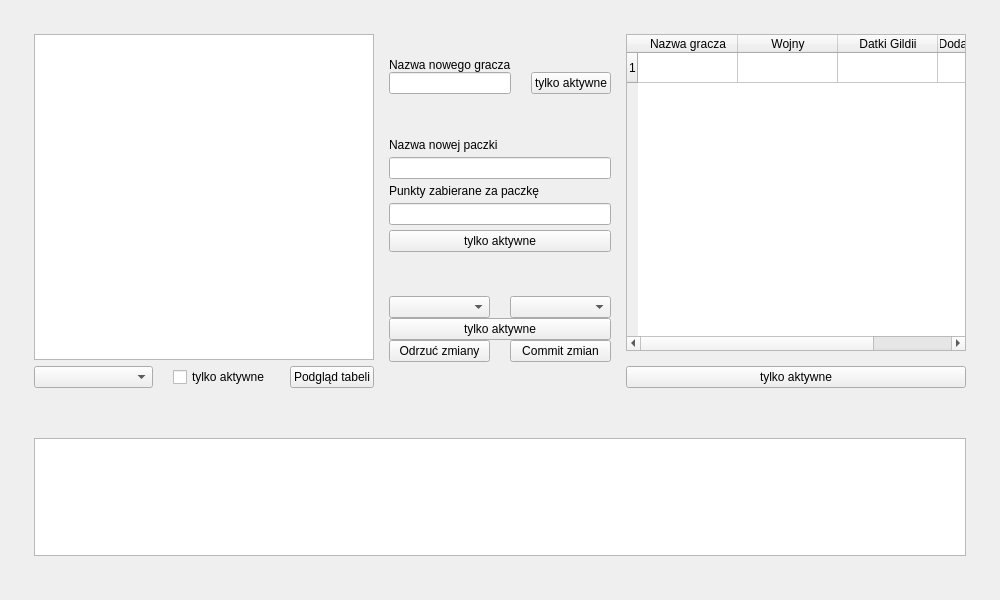
<?xml version="1.0" encoding="UTF-8"?>
<ui version="4.0">
 <class>MainWindow</class>
 <widget class="QMainWindow" name="MainWindow">
  <property name="geometry">
   <rect>
    <x>0</x>
    <y>0</y>
    <width>1000</width>
    <height>600</height>
   </rect>
  </property>
  <property name="windowTitle">
   <string>MainWindow</string>
  </property>
  <widget class="QWidget" name="centralWidget">
   <layout class="QVBoxLayout" name="verticalLayout_2">
    <item>
     <layout class="QVBoxLayout" name="vert_console_grids" stretch="3,1">
      <property name="spacing">
       <number>50</number>
      </property>
      <property name="leftMargin">
       <number>25</number>
      </property>
      <property name="topMargin">
       <number>25</number>
      </property>
      <property name="rightMargin">
       <number>25</number>
      </property>
      <property name="bottomMargin">
       <number>35</number>
      </property>
      <item>
       <layout class="QHBoxLayout" name="hor_grids_layout" stretch="2,1,2">
        <property name="spacing">
         <number>15</number>
        </property>
        <item>
         <layout class="QGridLayout" name="grid_tab_preview" columnstretch="0,0,0,0,0,0">
          <property name="horizontalSpacing">
           <number>20</number>
          </property>
          <property name="verticalSpacing">
           <number>6</number>
          </property>
          <item row="1" column="4" colspan="2">
           <widget class="QPushButton" name="pb_preview">
            <property name="sizePolicy">
             <sizepolicy hsizetype="Preferred" vsizetype="Fixed">
              <horstretch>0</horstretch>
              <verstretch>0</verstretch>
             </sizepolicy>
            </property>
            <property name="text">
             <string>Podgląd tabeli</string>
            </property>
           </widget>
          </item>
          <item row="0" column="0" colspan="6">
           <widget class="QTableWidget" name="tw_preview">
            <property name="sizePolicy">
             <sizepolicy hsizetype="Preferred" vsizetype="Minimum">
              <horstretch>111</horstretch>
              <verstretch>0</verstretch>
             </sizepolicy>
            </property>
            <property name="sortingEnabled">
             <bool>true</bool>
            </property>
           </widget>
          </item>
          <item row="1" column="0" colspan="3">
           <widget class="QComboBox" name="combo_preview">
            <property name="sizePolicy">
             <sizepolicy hsizetype="Preferred" vsizetype="Fixed">
              <horstretch>0</horstretch>
              <verstretch>0</verstretch>
             </sizepolicy>
            </property>
           </widget>
          </item>
          <item row="1" column="3">
           <widget class="QCheckBox" name="chk_active_only">
            <property name="text">
             <string>tylko aktywne</string>
            </property>
           </widget>
          </item>
         </layout>
        </item>
        <item>
         <layout class="QVBoxLayout" name="vl_add_buttons" stretch="2,1,2">
          <property name="spacing">
           <number>20</number>
          </property>
          <item>
           <layout class="QGridLayout" name="gl_player_add">
            <property name="verticalSpacing">
             <number>0</number>
            </property>
            <item row="1" column="1">
             <widget class="QPushButton" name="pb_player_add">
              <property name="text">
               <string>tylko aktywne</string>
              </property>
             </widget>
            </item>
            <item row="1" column="0">
             <widget class="QLineEdit" name="le_player_add">
              <property name="sizePolicy">
               <sizepolicy hsizetype="Preferred" vsizetype="Fixed">
                <horstretch>0</horstretch>
                <verstretch>0</verstretch>
               </sizepolicy>
              </property>
             </widget>
            </item>
            <item row="0" column="0">
             <widget class="QLabel" name="label_3">
              <property name="sizePolicy">
               <sizepolicy hsizetype="Preferred" vsizetype="Maximum">
                <horstretch>0</horstretch>
                <verstretch>0</verstretch>
               </sizepolicy>
              </property>
              <property name="text">
               <string>Nazwa nowego gracza</string>
              </property>
             </widget>
            </item>
           </layout>
          </item>
          <item>
           <layout class="QGridLayout" name="gl_paczki">
            <property name="horizontalSpacing">
             <number>0</number>
            </property>
            <property name="verticalSpacing">
             <number>5</number>
            </property>
            <item row="1" column="0">
             <widget class="QLineEdit" name="le_pack_name"/>
            </item>
            <item row="4" column="0">
             <widget class="QPushButton" name="pb_add_pack">
              <property name="text">
               <string>tylko aktywne</string>
              </property>
             </widget>
            </item>
            <item row="0" column="0">
             <widget class="QLabel" name="label">
              <property name="sizePolicy">
               <sizepolicy hsizetype="Preferred" vsizetype="Maximum">
                <horstretch>0</horstretch>
                <verstretch>0</verstretch>
               </sizepolicy>
              </property>
              <property name="text">
               <string>Nazwa nowej paczki</string>
              </property>
             </widget>
            </item>
            <item row="3" column="0">
             <widget class="QLineEdit" name="le_pack_points"/>
            </item>
            <item row="2" column="0">
             <widget class="QLabel" name="label_2">
              <property name="sizePolicy">
               <sizepolicy hsizetype="Preferred" vsizetype="Maximum">
                <horstretch>0</horstretch>
                <verstretch>0</verstretch>
               </sizepolicy>
              </property>
              <property name="text">
               <string>Punkty zabierane za paczkę</string>
              </property>
             </widget>
            </item>
           </layout>
          </item>
          <item>
           <layout class="QGridLayout" name="gl_assign_packs">
            <property name="bottomMargin">
             <number>0</number>
            </property>
            <property name="verticalSpacing">
             <number>0</number>
            </property>
            <item row="1" column="0" colspan="2">
             <widget class="QPushButton" name="pb_assign_pack">
              <property name="text">
               <string>tylko aktywne</string>
              </property>
             </widget>
            </item>
            <item row="0" column="1">
             <widget class="QComboBox" name="cb_choose_pack"/>
            </item>
            <item row="0" column="0">
             <widget class="QComboBox" name="cb_choose_player"/>
            </item>
            <item row="2" column="0">
             <widget class="QPushButton" name="pm_rollback">
              <property name="text">
               <string>Odrzuć zmiany</string>
              </property>
             </widget>
            </item>
            <item row="2" column="1">
             <widget class="QPushButton" name="pb_commit">
              <property name="text">
               <string>Commit zmian</string>
              </property>
             </widget>
            </item>
           </layout>
          </item>
         </layout>
        </item>
        <item>
         <layout class="QGridLayout" name="gl_weekly_points">
          <item row="1" column="0">
           <widget class="QPushButton" name="pb_add_weekly_points">
            <property name="text">
             <string>tylko aktywne</string>
            </property>
           </widget>
          </item>
          <item row="0" column="0">
           <widget class="QTableWidget" name="tw_weekly_points">
            <property name="alternatingRowColors">
             <bool>true</bool>
            </property>
            <property name="sortingEnabled">
             <bool>true</bool>
            </property>
            <property name="wordWrap">
             <bool>true</bool>
            </property>
            <property name="rowCount">
             <number>1</number>
            </property>
            <property name="columnCount">
             <number>4</number>
            </property>
            <attribute name="horizontalHeaderVisible">
             <bool>true</bool>
            </attribute>
            <attribute name="horizontalHeaderMinimumSectionSize">
             <number>15</number>
            </attribute>
            <attribute name="horizontalHeaderHighlightSections">
             <bool>true</bool>
            </attribute>
            <attribute name="horizontalHeaderStretchLastSection">
             <bool>false</bool>
            </attribute>
            <attribute name="verticalHeaderDefaultSectionSize">
             <number>30</number>
            </attribute>
            <attribute name="verticalHeaderShowSortIndicator" stdset="0">
             <bool>false</bool>
            </attribute>
            <attribute name="verticalHeaderStretchLastSection">
             <bool>false</bool>
            </attribute>
            <row/>
            <column>
             <property name="text">
              <string>Nazwa gracza</string>
             </property>
            </column>
            <column>
             <property name="text">
              <string>Wojny</string>
             </property>
            </column>
            <column>
             <property name="text">
              <string>Datki Gildii</string>
             </property>
            </column>
            <column>
             <property name="text">
              <string>Dodatkowe punkty</string>
             </property>
            </column>
           </widget>
          </item>
         </layout>
        </item>
       </layout>
      </item>
      <item>
       <widget class="QTextBrowser" name="log_console"/>
      </item>
     </layout>
    </item>
   </layout>
  </widget>
 </widget>
 <resources/>
 <connections>
  <connection>
   <sender>pb_preview</sender>
   <signal>clicked()</signal>
   <receiver>MainWindow</receiver>
   <slot>table_preview()</slot>
   <hints>
    <hint type="sourcelabel">
     <x>320</x>
     <y>370</y>
    </hint>
    <hint type="destinationlabel">
     <x>244</x>
     <y>397</y>
    </hint>
   </hints>
  </connection>
 </connections>
 <slots>
  <slot>table_preview()</slot>
 </slots>
</ui>
